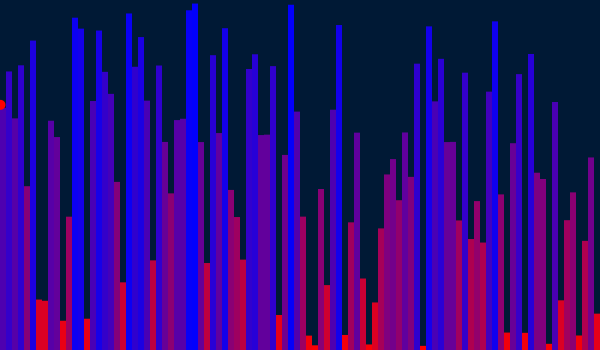
Frame 1 (no input)
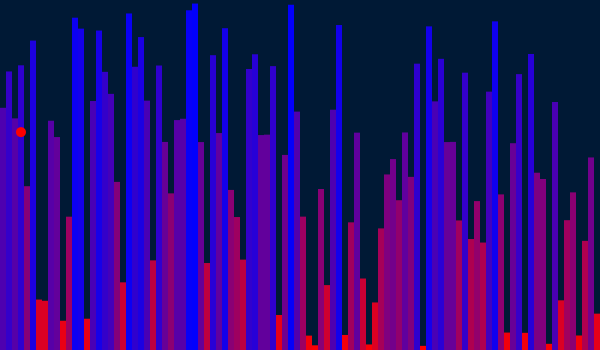
Frame 60 (the mouse pressed at the canvas centre just before this capture)
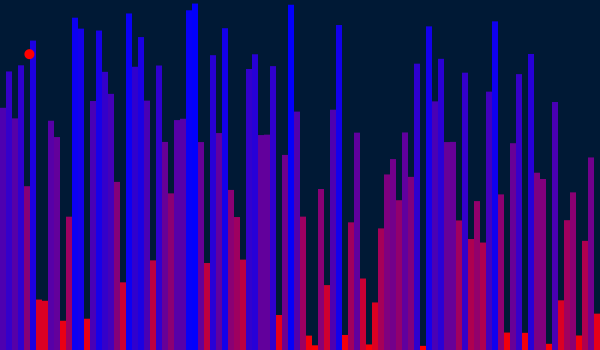
Frame 120 (the mouse held since frame 60 and released just before this capture)

The Processing sketch that drew these frames (run headless with seeded random() and noise(); from frame 60 on, the mouse is pressed at the canvas centre):

// Processing sketch: Week8_quizAnswer
// ── Week8_quizAnswer.pde
//float[] values = {0.6862242, 0.6548779, 0.61844003, 0.48806936, 0.7128785, 0.39805183, 0.368907, 0.7253837, 0.6638596, 0.5047743, 0.2589076, 0.6413174, 0.4530434, 0.5306238, 0.38646686, 0.65531445, 0.7022964, 0.43304935, 0.51725006, 0.43724763, 0.60850686, 0.24738209, 0.3953956, 0.5390752, 0.32107228, 0.42027545, 0.7795959, 0.36715147, 0.53201604, 0.48227456, 0.69436294, 0.5795696, 0.33521953, 0.45374683, 0.6865499, 0.43220675, 0.5923915, 0.22914335, 0.69579697, 0.37703025, 0.6787783, 0.37712955, 0.36598018, 0.4661237, 0.3627664, 0.60244423, 0.4133684, 0.78449064, 0.40599206, 0.3836592, 0.5480211, 0.30652797, 0.2489982, 0.63136494, 0.35400635, 0.3354509, 0.15554224, 0.2760702, 0.44640172, 0.32754564, 0.6866252, 0.5494424, 0.27790168, 0.65488505, 0.28749073, 0.24192931, 0.40593186, 0.20982751, 0.2481188, 0.41258085, 0.31973758, 0.51132077, 0.28004485, 0.34665912, 0.38482547, 0.45364243, 0.6061878, 0.65229535, 0.63479835, 0.117426805, 0.42882174, 0.41577572, 0.42501414, 0.53568953, 0.29351604, 0.4605617, 0.29464188, 0.31437966, 0.48748386, 0.5877275, 0.61370045, 0.3959247, 0.2720738, 0.3328229, 0.6086811, 0.7562341, 0.18793087, 0.69421124, 0.7176242, 0.49196425}; 
  float[] values = {0.691985, 0.795794, 0.6617521, 0.8133859, 0.46798468, 0.8840414, 0.1441027, 0.14055121, 0.6550779, 0.6083902, 0.08358055, 0.38085133, 0.94942605, 0.9181809, 0.08933967, 0.7113727, 0.9127236, 0.7946792, 0.73184305, 0.48032027, 0.19331998, 0.96156573, 0.8092235, 0.89406, 0.7124853, 0.25608963, 0.81280166, 0.594475, 0.4475516, 0.6568898, 0.6606834, 0.9705857, 0.9898095, 0.594049, 0.24849492, 0.8422875, 0.6198024, 0.9193797, 0.45735377, 0.3799066, 0.2582633, 0.8029286, 0.8448993, 0.61408013, 0.61523986, 0.8110541, 0.10003924, 0.55735385, 0.9864199, 0.6811253, 0.3810436, 0.04112482, 0.013410926, 0.45997918, 0.18539858, 0.68651795, 0.92846656, 0.042951107, 0.3647117, 0.620978, 0.2042427, 0.015881836, 0.13584733, 0.34742516, 0.5015801, 0.5454508, 0.42790967, 0.6215074, 0.49465632, 0.8180565, 0.011841655, 0.92468226, 0.7103479, 0.8319569, 0.5940603, 0.5945724, 0.37014925, 0.79231834, 0.31712145, 0.4254008, 0.30698246, 0.73814327, 0.9389292, 0.44458085, 0.049805462, 0.5908275, 0.7881539, 0.049094856, 0.8458095, 0.5065281, 0.4885738, 0.017648816, 0.7085428, 0.14193028, 0.37093294, 0.45037812, 0.041483343, 0.3118266, 0.5501475, 0.10385203};
  float barW;
  PVector turtPosition, turtVelo;
  float turtSpeed = 3;
  int turtArrayPosition = 0;
  float hitDetectionDistance = turtSpeed*2;
  void setup() {
    size(600, 350);
    noStroke();
  
    barW = float(width)/values.length;
  
    turtPosition = new PVector(0, height - values[0] * height);
    turtVelo = new PVector(barW, (height-values[1]*height)-(height-values[0]*height) ); 
    turtVelo.normalize().mult(turtSpeed);
  }
  
  void draw() {
    background(#001935);
  
    for (int i = 0; i<values.length; i++) {
      fill( map(values[i], 0, 1, 255, 0), 0, map(values[i], 0, 1, 0, 255));
      rect(i*barW, height-values[i]*height, barW, values[i]*height);
    }
    turtPosition.add(turtVelo);
    if (turtArrayPosition+1 >= values.length) { // reset!
      turtArrayPosition = 0;
      turtPosition = new PVector(0, height - values[0] * height);
      turtVelo = new PVector(barW, (height-values[1]*height)-(height-values[0]*height)); 
      turtVelo.normalize().mult(turtSpeed);
    } else if (dist(turtPosition.x, turtPosition.y, barW * turtArrayPosition, height-values[turtArrayPosition]*height) < hitDetectionDistance) {
      turtArrayPosition++;
      turtVelo = new PVector(barW*turtArrayPosition - turtPosition.x, (height-values[turtArrayPosition]*height) - turtPosition.y); 
      turtVelo.normalize().mult(turtSpeed);
    }
  
    fill(255, 0, 0);
    ellipse(turtPosition.x, turtPosition.y, 10, 10);
  }
